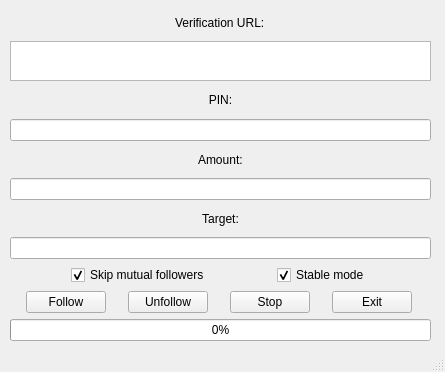
<?xml version="1.0" encoding="UTF-8"?>
<ui version="4.0">
 <class>TwitterBot</class>
 <widget class="QMainWindow" name="TwitterBot">
  <property name="windowTitle">
   <string>MainWindow</string>
  </property>
  <widget class="QWidget" name="centralwidget">
   <property name="enabled">
    <bool>true</bool>
   </property>
   <property name="minimumSize">
    <size>
     <width>445</width>
     <height>350</height>
    </size>
   </property>
   <widget class="QWidget" name="verticalLayoutWidget">
    <property name="geometry">
     <rect>
      <x>10</x>
      <y>10</y>
      <width>421</width>
      <height>331</height>
     </rect>
    </property>
    <layout class="QVBoxLayout" name="verticalLayout">
     <item alignment="Qt::AlignHCenter">
      <widget class="QLabel" name="label_3">
       <property name="text">
        <string>Verification URL:</string>
       </property>
      </widget>
     </item>
     <item>
      <widget class="QTextBrowser" name="url">
       <property name="minimumSize">
        <size>
         <width>0</width>
         <height>20</height>
        </size>
       </property>
       <property name="maximumSize">
        <size>
         <width>16777215</width>
         <height>40</height>
        </size>
       </property>
      </widget>
     </item>
     <item>
      <widget class="QLabel" name="pinLabel">
       <property name="text">
        <string>PIN:</string>
       </property>
       <property name="textFormat">
        <enum>Qt::AutoText</enum>
       </property>
       <property name="alignment">
        <set>Qt::AlignCenter</set>
       </property>
      </widget>
     </item>
     <item>
      <widget class="QLineEdit" name="pinLine">
       <property name="minimumSize">
        <size>
         <width>0</width>
         <height>20</height>
        </size>
       </property>
       <property name="text">
        <string/>
       </property>
       <property name="alignment">
        <set>Qt::AlignCenter</set>
       </property>
      </widget>
     </item>
     <item alignment="Qt::AlignHCenter">
      <widget class="QLabel" name="label_2">
       <property name="text">
        <string>Amount:</string>
       </property>
      </widget>
     </item>
     <item>
      <widget class="QLineEdit" name="amountLine">
       <property name="minimumSize">
        <size>
         <width>0</width>
         <height>20</height>
        </size>
       </property>
       <property name="text">
        <string/>
       </property>
       <property name="frame">
        <bool>true</bool>
       </property>
       <property name="alignment">
        <set>Qt::AlignCenter</set>
       </property>
       <property name="placeholderText">
        <string extracomment="to follow or unfollow"/>
       </property>
       <property name="clearButtonEnabled">
        <bool>false</bool>
       </property>
      </widget>
     </item>
     <item>
      <widget class="QLabel" name="label_4">
       <property name="sizePolicy">
        <sizepolicy hsizetype="Preferred" vsizetype="Preferred">
         <horstretch>0</horstretch>
         <verstretch>0</verstretch>
        </sizepolicy>
       </property>
       <property name="text">
        <string>Target:</string>
       </property>
       <property name="alignment">
        <set>Qt::AlignCenter</set>
       </property>
      </widget>
     </item>
     <item>
      <widget class="QLineEdit" name="targetLine">
       <property name="minimumSize">
        <size>
         <width>0</width>
         <height>20</height>
        </size>
       </property>
       <property name="text">
        <string/>
       </property>
       <property name="alignment">
        <set>Qt::AlignCenter</set>
       </property>
       <property name="placeholderText">
        <string extracomment="only required if following"/>
       </property>
      </widget>
     </item>
     <item>
      <layout class="QHBoxLayout" name="horizontalLayout_3">
       <item>
        <widget class="QCheckBox" name="skipMutuals">
         <property name="sizePolicy">
          <sizepolicy hsizetype="Fixed" vsizetype="Fixed">
           <horstretch>0</horstretch>
           <verstretch>0</verstretch>
          </sizepolicy>
         </property>
         <property name="layoutDirection">
          <enum>Qt::LeftToRight</enum>
         </property>
         <property name="autoFillBackground">
          <bool>false</bool>
         </property>
         <property name="text">
          <string>Skip mutual followers</string>
         </property>
         <property name="checked">
          <bool>true</bool>
         </property>
        </widget>
       </item>
       <item>
        <widget class="QCheckBox" name="stableMode">
         <property name="sizePolicy">
          <sizepolicy hsizetype="Fixed" vsizetype="Fixed">
           <horstretch>0</horstretch>
           <verstretch>0</verstretch>
          </sizepolicy>
         </property>
         <property name="layoutDirection">
          <enum>Qt::LeftToRight</enum>
         </property>
         <property name="autoFillBackground">
          <bool>false</bool>
         </property>
         <property name="text">
          <string>Stable mode</string>
         </property>
         <property name="checked">
          <bool>true</bool>
         </property>
        </widget>
       </item>
      </layout>
     </item>
     <item>
      <layout class="QHBoxLayout" name="horizontalLayout_2">
       <item>
        <widget class="QPushButton" name="followBtn">
         <property name="sizePolicy">
          <sizepolicy hsizetype="Fixed" vsizetype="Fixed">
           <horstretch>0</horstretch>
           <verstretch>0</verstretch>
          </sizepolicy>
         </property>
         <property name="text">
          <string>Follow</string>
         </property>
         <property name="autoRepeat">
          <bool>false</bool>
         </property>
         <property name="default">
          <bool>false</bool>
         </property>
         <property name="flat">
          <bool>false</bool>
         </property>
        </widget>
       </item>
       <item>
        <widget class="QPushButton" name="unfollowBtn">
         <property name="sizePolicy">
          <sizepolicy hsizetype="Fixed" vsizetype="Fixed">
           <horstretch>0</horstretch>
           <verstretch>0</verstretch>
          </sizepolicy>
         </property>
         <property name="text">
          <string>Unfollow</string>
         </property>
         <property name="autoRepeat">
          <bool>false</bool>
         </property>
         <property name="default">
          <bool>false</bool>
         </property>
         <property name="flat">
          <bool>false</bool>
         </property>
        </widget>
       </item>
       <item>
        <widget class="QPushButton" name="stopBtn">
         <property name="sizePolicy">
          <sizepolicy hsizetype="Fixed" vsizetype="Fixed">
           <horstretch>0</horstretch>
           <verstretch>0</verstretch>
          </sizepolicy>
         </property>
         <property name="text">
          <string>Stop</string>
         </property>
        </widget>
       </item>
       <item>
        <widget class="QPushButton" name="exitBtn">
         <property name="sizePolicy">
          <sizepolicy hsizetype="Fixed" vsizetype="Fixed">
           <horstretch>0</horstretch>
           <verstretch>0</verstretch>
          </sizepolicy>
         </property>
         <property name="text">
          <string>Exit</string>
         </property>
        </widget>
       </item>
      </layout>
     </item>
     <item>
      <widget class="QProgressBar" name="progressBar">
       <property name="value">
        <number>0</number>
       </property>
       <property name="textVisible">
        <bool>true</bool>
       </property>
       <property name="invertedAppearance">
        <bool>false</bool>
       </property>
       <property name="format">
        <string>%p%</string>
       </property>
      </widget>
     </item>
    </layout>
   </widget>
  </widget>
  <widget class="QStatusBar" name="statusbar"/>
 </widget>
 <resources/>
 <connections/>
</ui>
